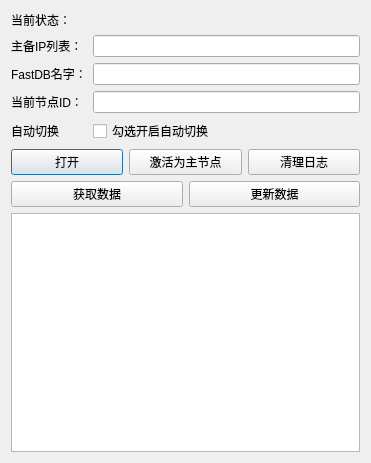
<?xml version="1.0" encoding="UTF-8"?>
<ui version="4.0">
 <class>replicationdemoClass</class>
 <widget class="QDialog" name="replicationdemoClass">
  <property name="geometry">
   <rect>
    <x>0</x>
    <y>0</y>
    <width>371</width>
    <height>463</height>
   </rect>
  </property>
  <property name="windowTitle">
   <string>replicationdemo</string>
  </property>
  <layout class="QVBoxLayout" name="verticalLayout">
   <item>
    <layout class="QGridLayout" name="gridLayout">
     <item row="2" column="1">
      <widget class="QLineEdit" name="leName"/>
     </item>
     <item row="3" column="1">
      <widget class="QLineEdit" name="leNodeId"/>
     </item>
     <item row="2" column="0">
      <widget class="QLabel" name="label">
       <property name="text">
        <string>FastDB名字：</string>
       </property>
      </widget>
     </item>
     <item row="0" column="0">
      <widget class="QLabel" name="label_4">
       <property name="text">
        <string>当前状态：</string>
       </property>
      </widget>
     </item>
     <item row="0" column="1">
      <widget class="QLabel" name="labelStatus">
       <property name="text">
        <string/>
       </property>
      </widget>
     </item>
     <item row="1" column="1">
      <widget class="QLineEdit" name="leIpList"/>
     </item>
     <item row="3" column="0">
      <widget class="QLabel" name="label_2">
       <property name="text">
        <string>当前节点ID：</string>
       </property>
      </widget>
     </item>
     <item row="1" column="0">
      <widget class="QLabel" name="label_3">
       <property name="text">
        <string>主备IP列表：</string>
       </property>
      </widget>
     </item>
     <item row="4" column="0">
      <widget class="QLabel" name="label_5">
       <property name="text">
        <string>自动切换</string>
       </property>
      </widget>
     </item>
     <item row="4" column="1">
      <widget class="QCheckBox" name="cbAutoToggle">
       <property name="text">
        <string>勾选开启自动切换</string>
       </property>
      </widget>
     </item>
    </layout>
   </item>
   <item>
    <layout class="QHBoxLayout" name="horizontalLayout">
     <item>
      <widget class="QPushButton" name="pbOpen">
       <property name="text">
        <string>打开</string>
       </property>
      </widget>
     </item>
     <item>
      <widget class="QPushButton" name="pbPrimary">
       <property name="text">
        <string>激活为主节点</string>
       </property>
      </widget>
     </item>
     <item>
      <widget class="QPushButton" name="pbClear">
       <property name="text">
        <string>清理日志</string>
       </property>
      </widget>
     </item>
    </layout>
   </item>
   <item>
    <layout class="QHBoxLayout" name="horizontalLayout_2">
     <property name="bottomMargin">
      <number>0</number>
     </property>
     <item>
      <widget class="QPushButton" name="pbGetData">
       <property name="text">
        <string>获取数据</string>
       </property>
      </widget>
     </item>
     <item>
      <widget class="QPushButton" name="pbUpdateData">
       <property name="text">
        <string>更新数据</string>
       </property>
      </widget>
     </item>
    </layout>
   </item>
   <item>
    <widget class="QPlainTextEdit" name="teLog"/>
   </item>
  </layout>
 </widget>
 <layoutdefault spacing="6" margin="11"/>
 <resources>
  <include location="replicationdemo.qrc"/>
 </resources>
 <connections/>
</ui>
